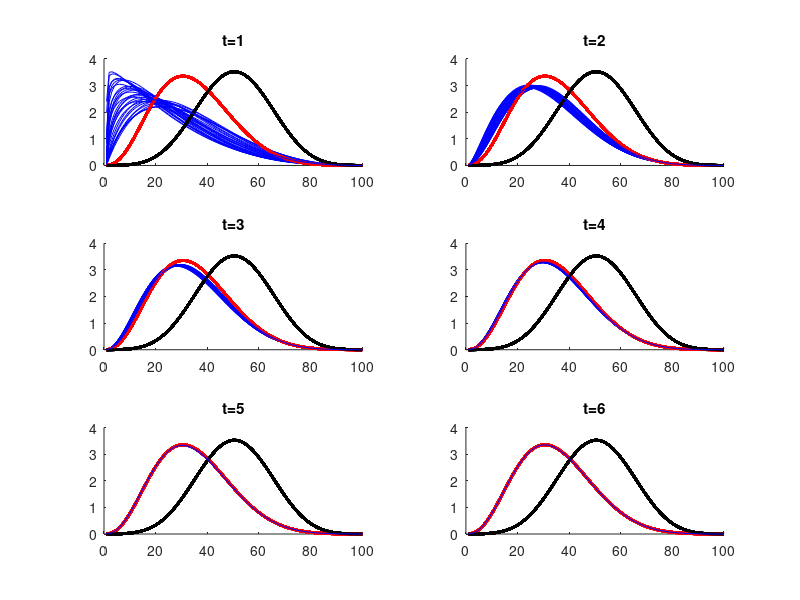

This figure's MATLAB source: (Note: this script raises an error after producing the figure.)
clear all; clc; %close all
set(0,'DefaultFigureWindowStyle','docked')

% for now we're looking at just one potential leader who is outside the group
% (i.e. leader does not form beliefs about other group members;
% and no one else is evaluated as a potential leader)

% expert's belief distribution
aE=4; bE=10; %smaller a, b, larger variance
x=linspace(betainv(.00001,aE,bE),betainv(.99999,aE,bE),100);
funE=@(x)betapdf(x,aE,bE);
E=feval(funE,x);
areaE = integral(funE,min(x),max(x));

% truth belief distribution
aT=10; bT=10;
x=linspace(betainv(.00001,aT,bT),betainv(.99999,aT,bT),100);
funT=@(x)betapdf(x,aT,bT);
T=feval(funT,x);
areaT = integral(funT,min(x),max(x));

% initial individual parameters
aInit=2; bInit=5;

% group size, time, type of network
n=30; tmax=6; net=2;

%%%%%%%%%%%%%%%%%%%%%%%

if net==1; %full net
    neighbas=repmat(1:n,n,1);
elseif net==2; %simple ring lattice, 2 neighbors
    neighbas=[(1:n)+1; (1:n)+2]';
    neighbas(neighbas>n)=neighbas(neighbas>n)-n;
end

figure;
% for each time point
for t=1:tmax
    
    % for each individual
    for i=1:n
        
        % initial individual belief distributions
        if t==1; aI(i,t)=aInit+rand-1; bI(i,t)=bInit+rand-1; end
        
        % current individual belief distribution
        x=linspace(betainv(.00001,aI(i,t),bI(i,t)),betainv(.99999,aI(i,t),bI(i,t)),100);
        funI=@(x)betapdf(x,aI(i,t),bI(i,t));
        I=feval(funI,x);
        areaI(i,t) = integral(funI,min(x),max(x));
        
        %plot
        subplot(3,2,t)
        hold on; plot(E,'r','LineWidth',2)
        hold on; plot(T,'k','LineWidth',2)
        hold on; plot(I,'b')
        
        % overlapIE - overlap between individual and expert's belief distributions
        funIE=@(x)min(feval(funI,x),feval(funE,x));
        overlapIE(i,t)= integral(funIE,0,1);
        
        % overlapET - overlap between true and expert's belief distributions
        funTE=@(x)min(feval(funT,x),feval(funE,x));
        overlapET(i,t)= integral(funTE,0,1);
        
        % evaluation of expert ("respect")
        if t==1; %because need to wait one time point to see evaluations of others
            R(i,t)=mean([overlapIE(i,t) overlapET(t)]);
        else
            R(i,t)=mean([overlapIE(i,t-1) mean(R(neighbas(i,:),t-1)) overlapET(t-1)]);
        end
        
        % adjustment of own belief - parameters adjusted proportional
        % to evaluation of the expert
        aI(i,t+1)=(1-R(i,t))*aI(i,t) + R(i,t)*aE;
        bI(i,t+1)=(1-R(i,t))*bI(i,t) + R(i,t)*bE;
        
    end % end of n
    
    title(strcat('t=',num2str(t)))
end % end of tmax

if net==1; nt='Full'; elseif net==2; nt='Ring'; end
suptitle(strcat(nt,', aE=',num2str(aE),', bE=',num2str(bE), ...
    ', aT=',num2str(aT),', bT=',num2str(bT), ...
    ', aInit=',num2str(aInit),', bInit=',num2str(bInit)))

legend('Expert','True','Individuals')






